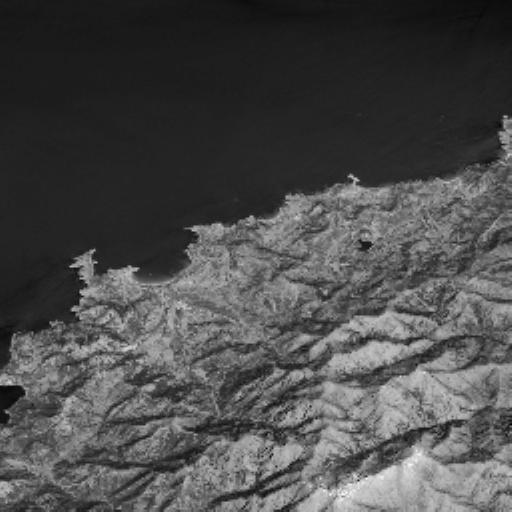
#> input picture Practica 4/soluciones/ej2-200%.png, 512 x 512 px, given in place of 2_Corsica.jpg, which was not available
$ jupyter execute Ejercicio_1.ipynb   (text cells are left out)
#> lines starting #> are read from the running program, lines starting #| are printed output that depends on the picture; pictures that were not available may be replaced by others from this repository, and a replacement may not be noted
[cell 1]
import cv2 as cv
import numpy as np
import matplotlib.pyplot as plt

imagen = cv.imread('imgpack/Monobanda/2_Corsica.jpg',cv.IMREAD_GRAYSCALE)
#> imagen is the input picture: shape (512, 512); min 2, max 255, mean 75.9

[cell 2]
def diezmado(img, R):

#> called with img = array of shape (6, 6), R = 0.5
    nds = list()
    i = 0

    # El diezmado se basa en la eliminación de pixeles en una imagen, y rehacer una matriz con los
    # pixeles seleccionados, para ello la mejor forma sería recorrer la lista saltando aquellos
    # pixeles que no usemos para la imagen diezmada.
    while i < img.shape[0]:
        j = 0
        while j < img.shape[1]:
            nds.append(img[i,j])
            j += int(1/R)
        i += int(1/R)

    # Una vez seleccionados esos pixeles, los transformaremos en un formato compatible con imagenes.
    resimg = np.reshape(nds,[int(np.ceil(img.shape[0]/(np.round(1/R)))),
                                 int(np.ceil(img.shape[1]/(np.round(1/R))))])

    return resimg

[cell 3]
ejemplo = np.array([
    [0,1,3,2,4,3],
    [2,4,2,1,2,2],
    [7,8,5,6,4,3],
    [4,9,8,5,5,5],
    [4,8,7,5,4,5],
    [4,6,7,5,4,6]
])
print(ejemplo)

[cell 4]
print(diezmado(ejemplo,0.5))

[cell 5]
img = np.array([
    [0,1,3,2,4,3,1,4,10,7,13,10],
    [2,4,2,1,2,2,7,13,7,4,7,7],
    [7,8,5,6,4,3,22,25,16,19,13,10],
    [4,9,8,5,5,5,13,28,25,16,16,16],
    [4,8,7,5,4,5,13,25,22,16,13,16],
    [4,6,7,5,4,6,13,19,22,16,13,19],
    [0,1,3,2,4,3,1,4,10,7,13,10],
    [2,4,2,1,2,2,7,13,7,4,7,7],
    [7,8,5,6,4,3,22,25,16,19,13,10],
    [4,9,8,5,5,5,13,28,25,16,13,16],
    [4,8,7,5,4,5,13,25,22,16,13,16],
    [4,6,7,5,4,6,13,19,22,16,13,19]
])
print("Matriz img")
print(img)
res1 = diezmado(img, 0.5)
res2 = diezmado(img, 0.33)
res3 = diezmado(img, 0.25)
print("Matriz res1")
print(res1, res1.shape)
print("Matriz res2")
print(res2, res2.shape)
print("Matriz res3")
print(res3, res3.shape)

[cell 6]
R05 = diezmado(imagen,0.5)
#> after the loop in diezmado (call 5), `while i < img.shape[0]:`: i = 512; nds = 65536 items
#> in diezmado (call 5), `resimg = np.reshape(nds,[int(np.ceil(img.shape[0]/(np.round(1/R)))), i..`:
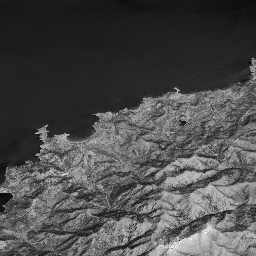
#> resimg: shape (256, 256); min 2, max 255, mean 75.8
R033 = diezmado(imagen,0.33)
#> after the loop in diezmado (call 6), `while i < img.shape[0]:`: i = 513; nds = 29241 items
#> in diezmado (call 6), `resimg = np.reshape(nds,[int(np.ceil(img.shape[0]/(np.round(1/R)))), i..`:
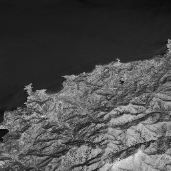
#> resimg: shape (171, 171); min 11, max 232, mean 75.8
R025 = diezmado(imagen,0.25)
#> after the loop in diezmado (call 7), `while i < img.shape[0]:`: i = 512; nds = 16384 values, max 241 at index 14824, min 7 at index 4093, mean 75.61
#> in diezmado (call 7), `resimg = np.reshape(nds,[int(np.ceil(img.shape[0]/(np.round(1/R)))), i..`:
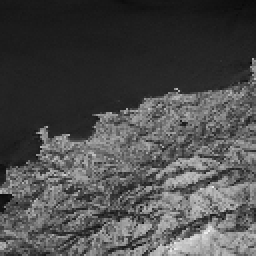
#> resimg: shape (128, 128) (shown 2 times larger); min 7, max 241, mean 75.6
plt.figure(figsize=(20, 20))
plt.subplot(2, 2, 1)
plt.imshow(imagen, cmap='gray')
plt.title("Imagen original", fontsize = 30)

plt.subplot(2, 2, 2)
plt.imshow(R05, cmap='gray')
plt.title("Imagen al 50%", fontsize = 30)

plt.subplot(2, 2, 3)
plt.imshow(R033, cmap='gray')
plt.title("Imagen al 33%", fontsize = 30)

plt.subplot(2, 2, 4)
plt.imshow(R025, cmap='gray')
plt.title("Imagen al 25%", fontsize = 30)

plt.tight_layout()
plt.show()
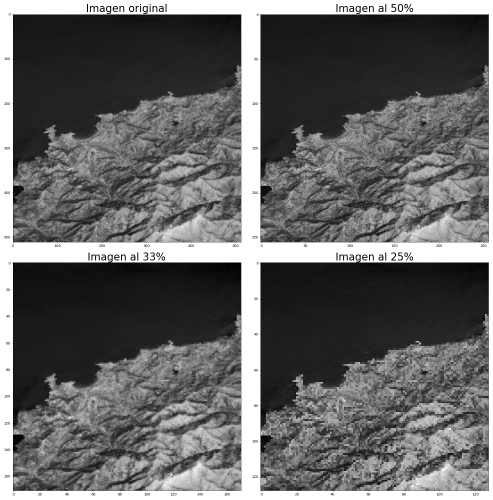
#> figure drawn by matplotlib, 4 panels

[cell 7]
cv.imwrite("soluciones/ej1-50%.png",R05)
cv.imwrite("soluciones/ej1-33%.png",R033)
cv.imwrite("soluciones/ej1-25%.png",R025)
#> Out = True

$ run again, on Practica 4/soluciones/ej4-aguaYRelieves.png
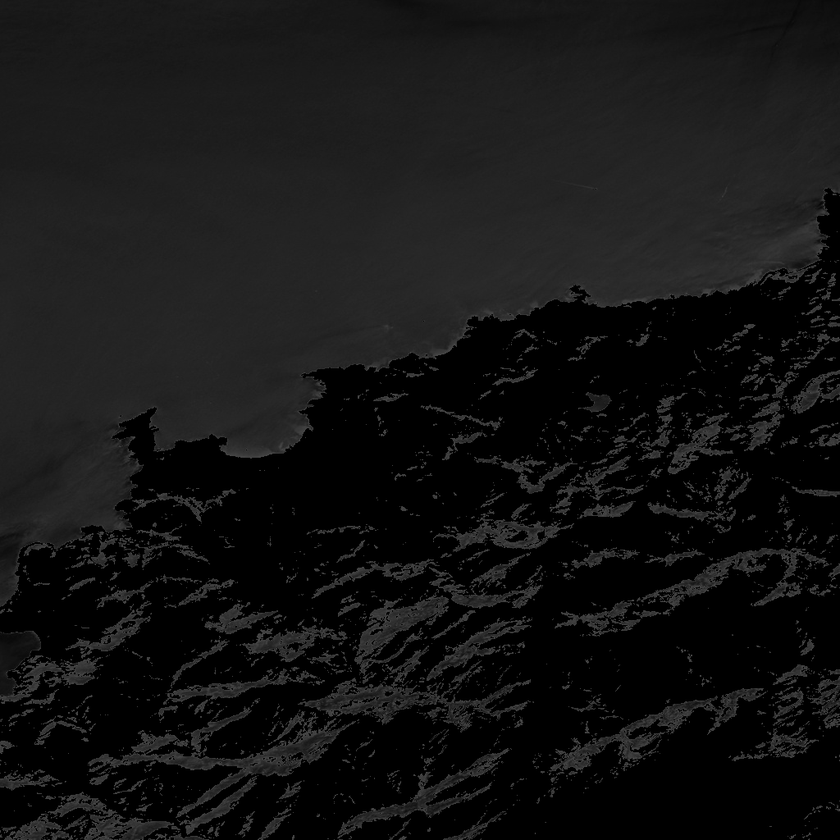
#> input picture Practica 4/soluciones/ej4-aguaYRelieves.png, 840 x 840 px, shrunk from 1024 x 1024 before the run, given in place of 2_Corsica.jpg, which was not available
#> imagen is the input picture: shape (840, 840); min 0, max 95, mean 19.6
#> after the loop in diezmado (call 6), `while i < img.shape[0]:`: i = 840; nds = 78400 items
#> in diezmado (call 6), `resimg = np.reshape(nds,[int(np.ceil(img.shape[0]/(np.round(1/R)))), i..`:
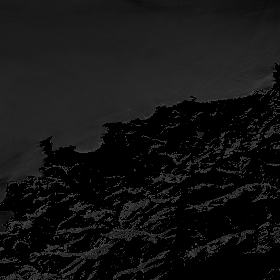
#> resimg: shape (280, 280); min 0, max 89, mean 19.6
#> resimg: shape (210, 210)
#> `plt.show()`:
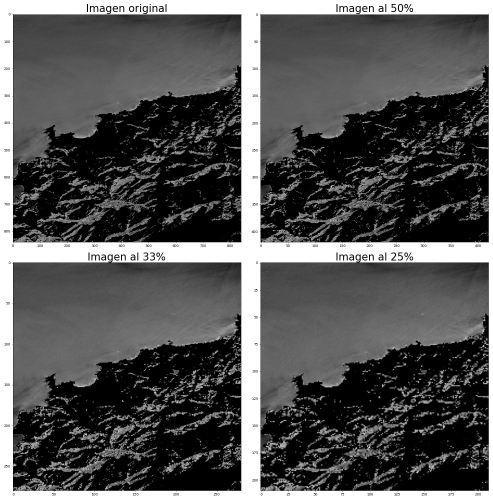
#> figure drawn by matplotlib, 4 panels
#> Out = True
